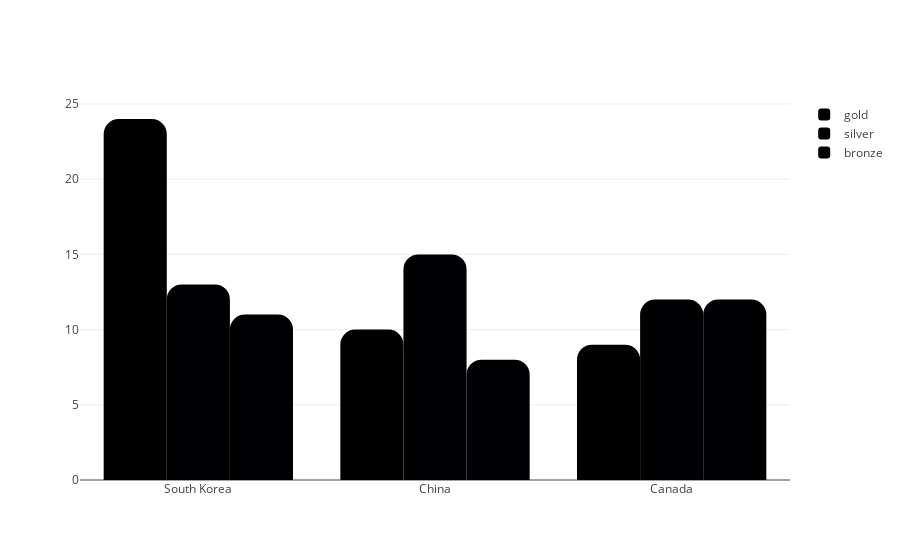

Source (notebook cell):
### Code cell
import plotly.graph_objects as go
from plotly import data

df_teste = data.medals_wide()

fig = go.Figure()

# Iterar sobre as colunas do DataFrame
for col in ['gold', 'silver', 'bronze']:
    fig.add_trace(go.Bar(x=df_teste.nation, y=df_teste[col], name=col))

fig.update_layout(barcornerradius=15)
fig.show()

### Figure 1 — Plotly figure (JSON) as saved in the notebook; plotly's stock layout.template omitted (floating-point values rounded to 4 significant figures)
{"data": [{"name": "gold", "type": "bar", "x": ["South Korea", "China", "Canada"], "y": [24, 10, 9]}, {"name": "silver", "type": "bar", "x": ["South Korea", "China", "Canada"], "y": [13, 15, 12]}, {"name": "bronze", "type": "bar", "x": ["South Korea", "China", "Canada"], "y": [11, 8, 12]}], "layout": {"barcornerradius": 15}}
